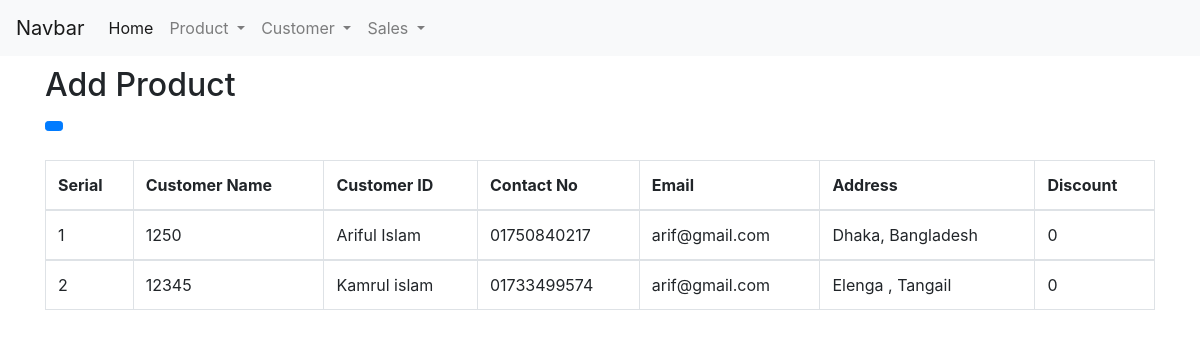
The app's page /index.php/customer with its own data.
### tables this page shows
CREATE TABLE `tbl_customer` (
  `serial` int(11) NOT NULL,
  `customer_id` varchar(10) NOT NULL,
  `customer_name` varchar(100) NOT NULL,
  `address` varchar(150) NOT NULL,
  `contact_no` varchar(15) NOT NULL,
  `email` varchar(80) NOT NULL,
  `discount` int(11) NOT NULL
);

### application/controllers/Customer.php (called while the page is built, shortened)
<?php
class Customer extends CI_Controller {
	public function index()
	{
		$this->db->order_by('customer_name');
		$data['customers'] = $this->db->get('tbl_customer')->result_object();
		$this->load->view('lib/header',$data);
		$this->load->view('customer/index');
		$this->load->view('lib/footer');
	}
}

### index.php (called while the page is built, shortened)
<?php
require_once BASEPATH.'core/CodeIgniter.php';

### application/views/customer/index.php (the view)
<div class="container mt 4">
	<h2 class="text-left" style="margin-top: 10px;">
		Add Product
	</h2>
	<a href="#" id="addbtn" class="btn btn-primary btn-sm"><i class="fa fa-plus"></i></a>
	<br><br>
	<form action="<?php echo base_url(); ?>/product/save_product" method="post">
		<table class="table table-bordered ">
			<thead>
				<th>Serial</th>
				<th>Customer Name</th>
				<th>Customer ID</th>
				<th>Contact No</th>
				<th>Email</th>
				<th>Address</th>
				<th>Discount</th>
			</thead>
			<tbody id="append">
			<?php $i = 1; foreach ($customers as $customer) { ?>
				<tbody>
					<tr>
						<td><?php echo $i; ?></td>
						<td><?php echo $customer->customer_id; ?></td>
						<td><?php echo $customer->customer_name; ?></td>
						<td><?php echo $customer->contact_no; ?></td>
						<td><?php echo $customer->email; ?></td>
						<td ><?php echo $customer->address; ?></td>
						<td><?php echo $customer->discount; ?></td>
					</tr>
				</tbody>
			<?php 	$i++; } ?>
		</tbody>
		</table>
</div>

### records on screen
tbl_customer: customer "1250", customer_name "Ariful Islam", contact_no "01750840217", email "arif@gmail.com", address "Dhaka, Bangladesh", discount "0"
tbl_customer: customer "12345", customer_name "Kamrul islam", contact_no "01733499574", email "arif@gmail.com", address "Elenga , Tangail", discount "0"
